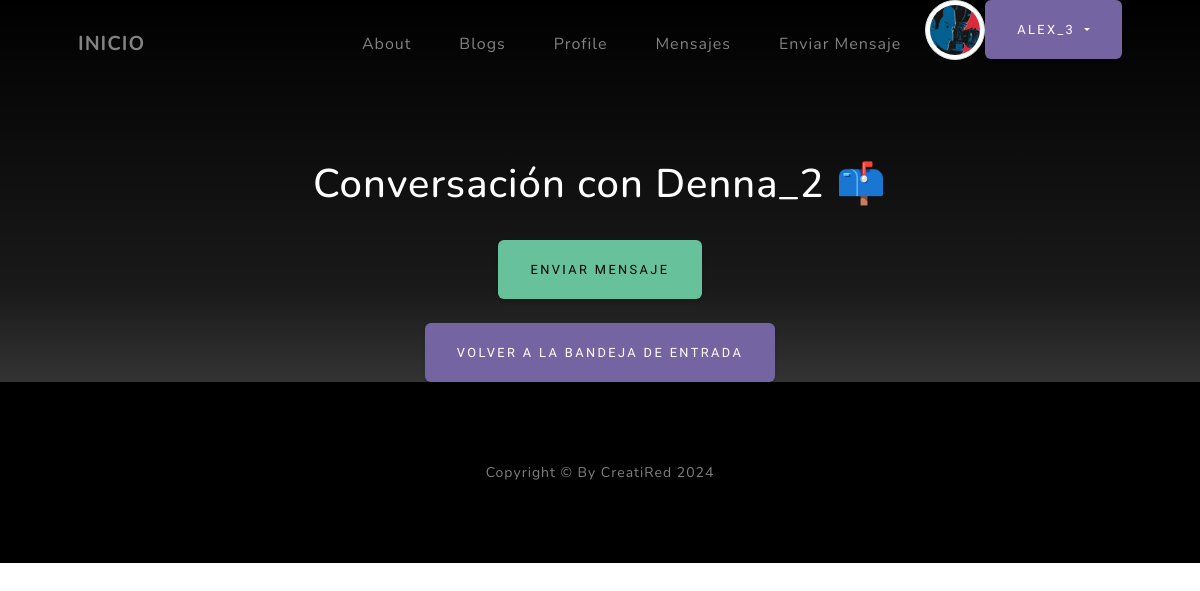
Before: /messages/conversation/Denna_2/ (signed in) with the older database file.
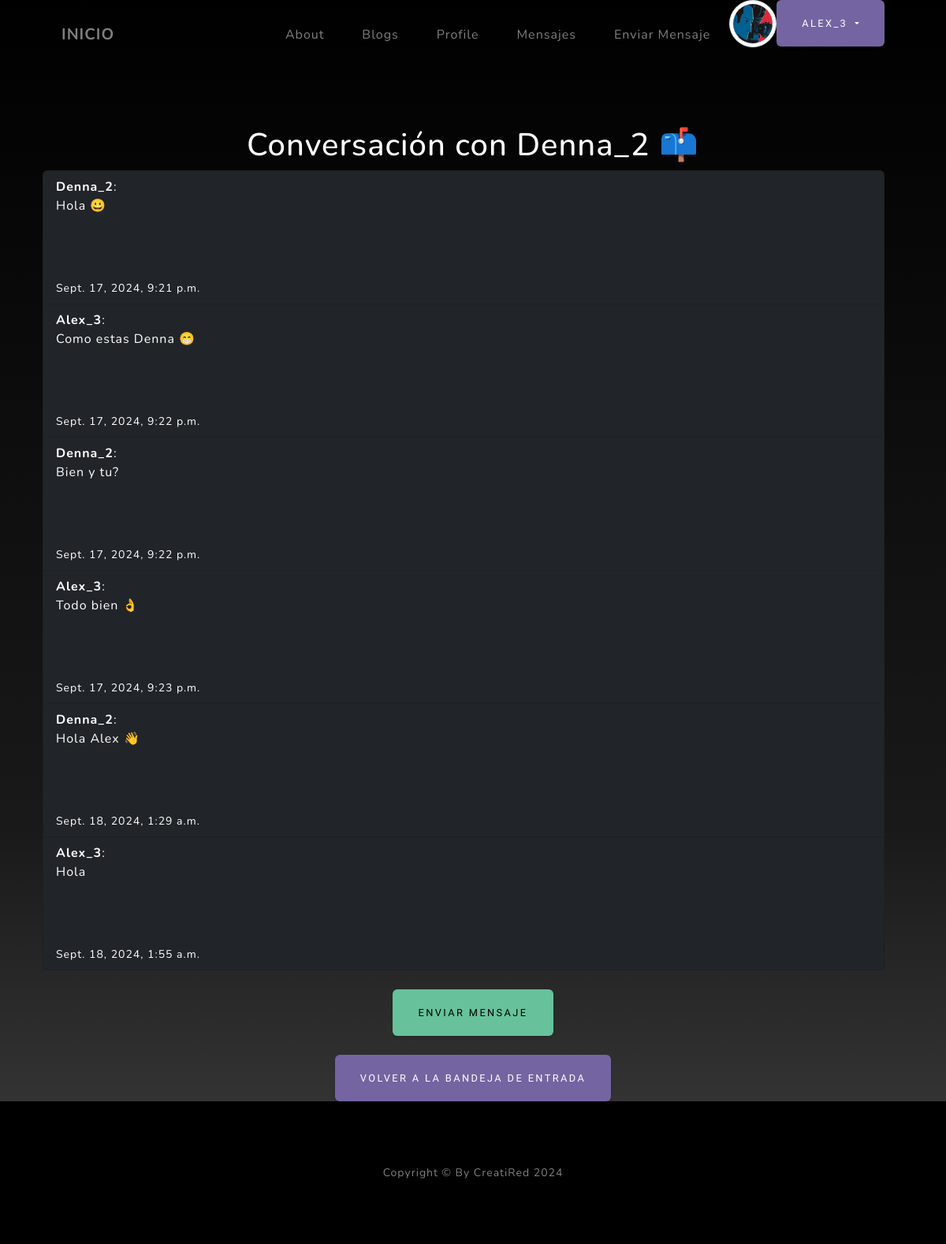
After: the same page with the newer database file.
### users/models.py (models this page shows, shortened)
class Profile(models.Model):
    user = models.OneToOneField(User, on_delete=models.CASCADE)
    image = models.ImageField(upload_to='profile_pics', default='profile_pics/default.jpg')
    description = models.TextField(blank=True)
    website = models.URLField(blank=True)

### messages_app/models.py (models this page shows, shortened)
class Message(models.Model):
    sender = models.ForeignKey(User, on_delete=models.CASCADE, related_name='sent_messages')
    recipient = models.ForeignKey(User, on_delete=models.CASCADE, related_name='received_messages')
    subject = models.CharField(max_length=255)
    body = models.TextField()
    timestamp = models.DateTimeField(auto_now_add=True)
    is_read = models.BooleanField(default=False)

### messages_app/views.py (the view)
# urls.py: path('conversation/<str:username>/', conversation_detail, name='conversation_detail'),
@login_required
def conversation_detail(request, username):
    other_user = get_object_or_404(User, username=username)
    messages = Message.objects.filter(
        (Q(sender=request.user) & Q(recipient=other_user)) |
        (Q(sender=other_user) & Q(recipient=request.user))
    ).order_by('timestamp')
    context = {'messages': messages, 'other_user': other_user}
    return render(request, 'messages_app/conversation_detail.html', context)

### messages_app/templates/messages_app/conversation_detail.html
{% extends "miaplicacion/padre.html" %}
{% block contenidoQueCambia %}
<section class="about-section text-center" id="about">
    <div class="container px-4 px-lg-5">
        <div class="row gx-4 gx-lg-5 justify-content-center">
            <h1 class="text-white">Conversación con {{ other_user.username }} 📫</h1>
            <ul class="list-group mb-4">
                {% for message in messages %}
                    <li class="list-group-item bg-dark text-white text-start" style="text-align: justify;">
                        <strong>{{ message.sender.username }}</strong>:
                        <p>{{ message.body }}</p>
                        <small>{{ message.timestamp }}</small>
                    </li>
                {% endfor %}
            </ul>
            <div class="mb-4">
                <a href="{% url 'send_message' %}" class="btn btn-success">Enviar Mensaje</a>
            </div>
            <div class="col-lg-8 justify-content-center">
                <a href="{% url 'inbox' %}" class="btn btn-secondary">Volver a la bandeja de entrada</a>
            </div>
        </div>
    </div>
</section>
{% endblock %}

### Miaplicacion/templates/miaplicacion/padre.html (shortened to what this page needs)
{% load static %}
<!DOCTYPE html>
<html lang="en">
    <head>
        <link href="{% static 'miaplicacion/css/styles.css' %}" rel="stylesheet">
    </head>
    <body id="page-top">
        <nav class="navbar navbar-expand-lg navbar-light fixed-top" id="mainNav">
            <div class="container px-4 px-lg-5">
                <a class="navbar-brand" href="{% url 'index' %}">INICIO</a>
                <div class="collapse navbar-collapse" id="navbarResponsive">
                    <ul class="navbar-nav ms-auto">
                        <li class="nav-item"><a class="nav-link" href="{% url 'about' %}">About</a></li>
                        <li class="nav-item"><a class="nav-link" href="{% url 'blog_list' %}">Blogs</a></li>
                        <li class="nav-item"><a class="nav-link" href="{% url 'profile' %}">Profile</a></li>
                        <li class="nav-item"><a class="nav-link" href="{% url 'inbox' %}">Mensajes</a></li>
                        <li class="nav-item"><a class="nav-link" href="{% url 'send_message' %}">Enviar Mensaje</a></li>
                        {% if request.user.is_authenticated %}
                        <li class="nav-item">
                            {% if user.profile.image %}
                                <img src="{{ user.profile.image.url }}" alt="Profile Image" class="img-thumbnail" style="height: 60px; width: 60px; border-radius: 60%;">
                            {% else %}
                                <img src="{% static 'avatars/default-avatar.png' %}" alt="Default Image" class="img-thumbnail" style="height: 50px; width: 50px; border-radius: 50%;">>
                            {% endif %}
                        </li>
                        <div class="dropdown">
                            <button class="btn btn-secondary dropdown-toggle" type="button" id="dropdownMenuButton1" data-bs-toggle="dropdown" aria-expanded="false">
                                {{ request.user.username }}
                            </button>
                        </div>
                        {% endif %}
                    </ul>
                </div>
            </div>
        </nav>
        {% block contenidoQueCambia %}{% endblock %}
        <footer class="footer bg-black small text-center text-white-50"><div class="container px-4 px-lg-5">Copyright &copy; By CreatiRed 2024</div></footer>
    </body>
</html>

Changed rows visible on the page:
added Message: sender.username "Denna_2", body "Hola 😀", timestamp "Sept. 17, 2024, 9:21 p.m."
added Message: sender.username "Alex_3", body "Como estas Denna 😁", timestamp "Sept. 17, 2024, 9:22 p.m."
added Message: sender.username "Denna_2", body "Bien y tu?", timestamp "Sept. 17, 2024, 9:22 p.m."
added Message: sender.username "Alex_3", body "Todo bien 👌", timestamp "Sept. 17, 2024, 9:23 p.m."
added Message: sender.username "Denna_2", body "Hola Alex 👋", timestamp "Sept. 18, 2024, 1:29 a.m."
added Message: sender.username "Alex_3", body "Hola", timestamp "Sept. 18, 2024, 1:55 a.m."
